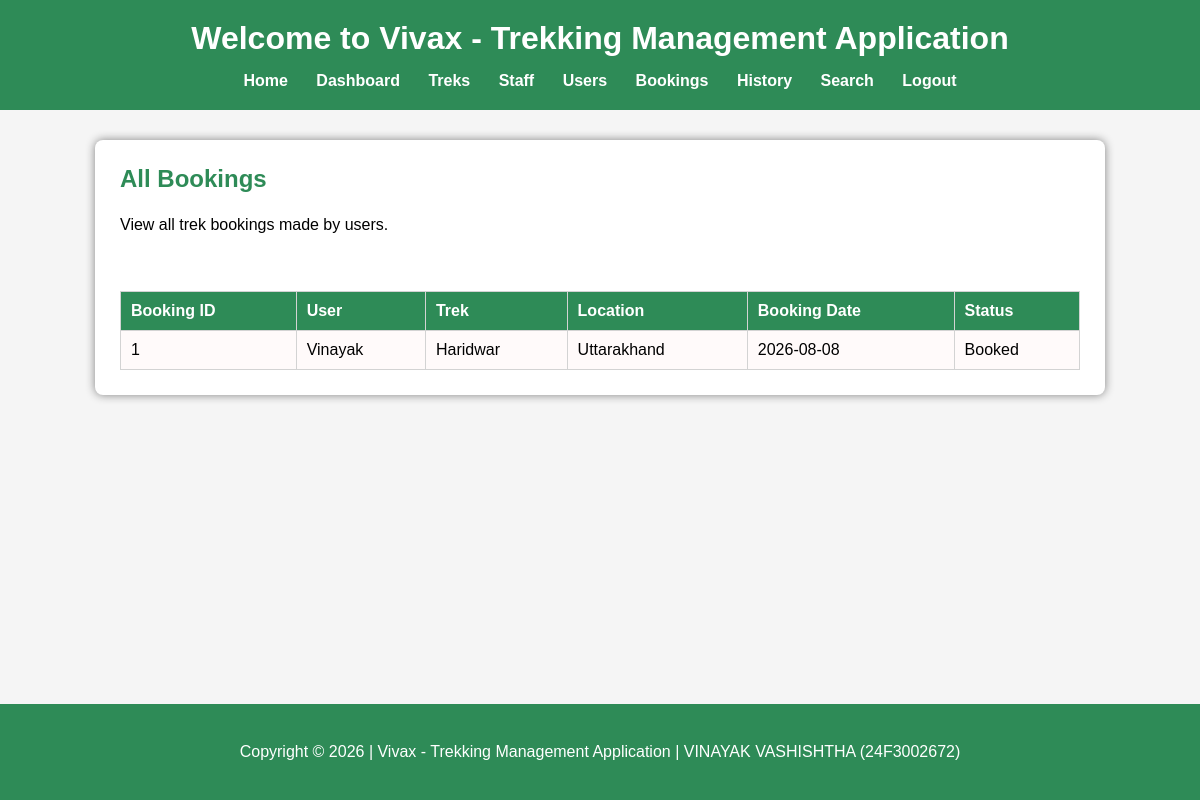
Screenshot of /admin/bookings (signed in) with the database file from the repository.
### models.py (models this page shows)
class Booking(db.Model):
    __tablename__ = "bookings"
    id = db.Column(db.Integer, primary_key=True)
    booking_date = db.Column(
        db.Date,
        default=date.today
    )
    status = db.Column(
        db.String(20),
        default="Booked"
    )
    user_id = db.Column(
        db.Integer,
        db.ForeignKey("users.id"),
        nullable=False
    )
    trek_id = db.Column(
        db.Integer,
        db.ForeignKey("treks.id"),
        nullable=False
    )

class User(db.Model):
    __tablename__ = "users"
    id = db.Column(db.Integer, primary_key=True)
    name = db.Column(db.String(100), nullable=False)
    email = db.Column(db.String(100), unique=True, nullable=False)
    password = db.Column(db.String(100), nullable=False)
    contact = db.Column(db.String(15), nullable=False)
    role = db.Column(db.String(20), nullable=False)
    approved = db.Column(db.Boolean, default=True)
    blacklisted = db.Column(db.Boolean, default=False)
    assigned_treks = db.relationship(
        "Trek",
        backref="staff",
        lazy=True
    )
    bookings = db.relationship(
        "Booking",
        backref="user",
        lazy=True
    )

class Trek(db.Model):
    __tablename__ = "treks"
    id = db.Column(db.Integer, primary_key=True)
    trek_name = db.Column(db.String(100), nullable=False)
    location = db.Column(db.String(100), nullable=False)
    difficulty = db.Column(db.String(20), nullable=False)
    duration = db.Column(db.Integer, nullable=False)
    available_slots = db.Column(db.Integer, nullable=False)
    status = db.Column(db.String(20), nullable=False)
    start_date = db.Column(db.Date, nullable=False)
    end_date = db.Column(db.Date, nullable=False)
    staff_id = db.Column(
        db.Integer,
        db.ForeignKey("users.id")
    )
    bookings = db.relationship(
        "Booking",
        backref="trek",
        lazy=True
    )

### app.py (the view)
@app.route("/admin/bookings")
def admin_bookings():
    if not admin_logged_in():
        return redirect("/login")
    bookings = Booking.query.order_by(Booking.id).all()
    return render_template(
        "admin_bookings.html",
        bookings=bookings
    )

### app.py (called while the page is built)
def admin_logged_in():
    return session.get("role") == "admin"

### templates/admin_bookings.html
{% extends "layout.html" %}
{% block content %}
<h2>All Bookings</h2>
<p>
    View all trek bookings made by users.
</p>
<br>
{% if bookings %}
<table>
    <tr>
        <th>Booking ID</th>
        <th>User</th>
        <th>Trek</th>
        <th>Location</th>
        <th>Booking Date</th>
        <th>Status</th>
    </tr>
    {% for booking in bookings %}
    <tr>
        <td>{{ booking.id }}</td>
        <td>{{ booking.user.name }}</td>
        <td>{{ booking.trek.trek_name }}</td>
        <td>{{ booking.trek.location }}</td>
        <td>{{ booking.booking_date }}</td>
        <td>{{ booking.status }}</td>
    </tr>
    {% endfor %}
</table>
{% else %}
<p>
    No bookings found.
</p>
{% endif %}
{% endblock %}

### static/style.css (style rules this page uses)
body { margin:0; padding:0; font-family:Arial,sans-serif; background:whitesmoke; min-height: 100vh; display: flex; flex-direction: column; }
h2 { margin-top:0; color:seagreen; }
table { width:100%; border-collapse:collapse; margin-top:20px; background:white; }
table, th, td { border:1px solid lightgray; }
th { background:seagreen; color:white; }
th, td { padding:10px; text-align:left; }
tr:nth-child(even) { background:snow; }
p { line-height:1.5; }

### rows the page displays
Booking: id "1", user.name "Vinayak", trek.trek_name "Haridwar", trek.location "Uttarakhand", booking_date "2026-08-08", status "Booked"
